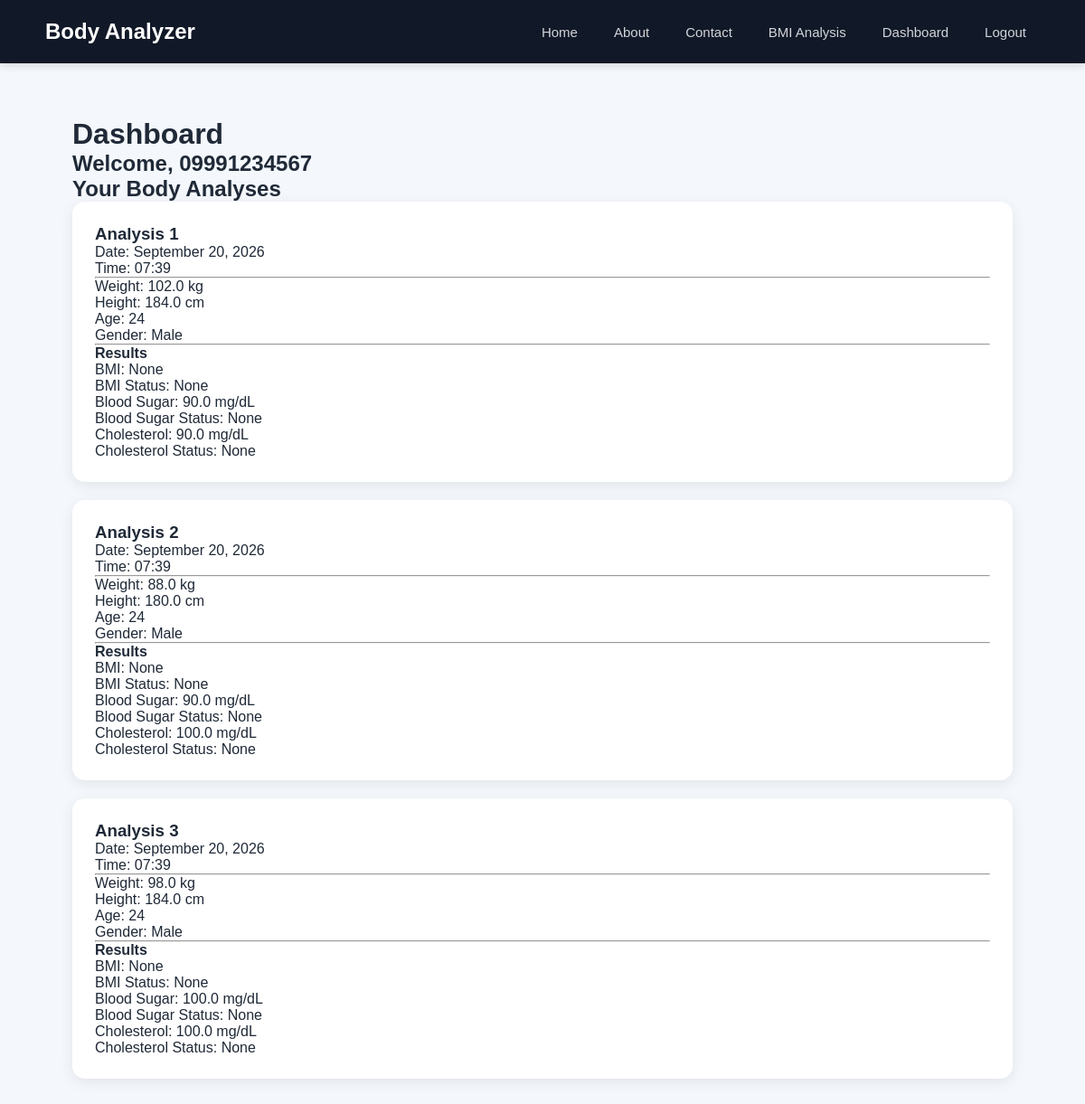
/accounts/dashboard/ (signed in), run on the app's committed database.
### Accounts/models.py (models this page shows)
class User(AbstractUser):
    username = None
    phone_number = models.CharField(
        max_length=11,
        unique=True
    )
    USERNAME_FIELD = 'phone_number'
    REQUIRED_FIELDS = []
    objects = UserManager()

### Analyzer/models.py (models this page shows)
class BodyAnalysis(models.Model):
    GENDER_CHOICES = [
        ('M', 'Male'),
        ('F', 'Female'),
    ]
    user = models.ForeignKey(
        settings.AUTH_USER_MODEL,
        on_delete=models.CASCADE
    )
    weight = models.FloatField()
    height = models.FloatField()
    age = models.IntegerField()
    gender = models.CharField(
        max_length=1,
        choices=GENDER_CHOICES
    )
    blood_sugar = models.FloatField()
    cholesterol = models.FloatField()
    bmi = models.FloatField(
        null=True,
        blank=True
    )
    bmi_status = models.CharField(
        max_length=20,
        null=True,
        blank=True
    )
    blood_sugar_status = models.CharField(
        max_length=20,
        null=True,
        blank=True
    )
    cholesterol_status = models.CharField(
        max_length=20,
        null=True,
        blank=True
    )
    created_at = models.DateTimeField(
        auto_now_add=True
    )

### Accounts/views.py (the view)
# urls.py: path('dashboard/', DashboardView.as_view(), name='dashboard'),
class DashboardView(LoginRequiredMixin, View):
    def get(self, request):
        analyses = BodyAnalysis.objects.filter(
            user=request.user
        ).order_by('-created_at')
        return render(
            request,
            'accounts/dashboard.html',
            {
                'analyses': analyses
            }
        )

### Accounts/templates/accounts/dashboard.html
{% extends 'base.html' %}
{% block content %}
<h1>Dashboard</h1>
<h2>Welcome, {{ user.phone_number }}</h2>
<h2>Your Body Analyses</h2>
{% if analyses %}
    {% for analysis in analyses %}
        <div class="analysis-card">
            <h3>Analysis {{ forloop.counter }}</h3>
            <p>
                Date:
                {{ analysis.created_at|date:"F d, Y" }}
            </p>
            <p>
                Time:
                {{ analysis.created_at|time:"H:i" }}
            </p>
            <hr>
            <p>
                Weight: {{ analysis.weight }} kg
            </p>
            <p>
                Height: {{ analysis.height }} cm
            </p>
            <p>
                Age: {{ analysis.age }}
            </p>
            <p>
                Gender: {{ analysis.get_gender_display }}
            </p>
            <hr>
            <h4>Results</h4>
            <p>
                BMI: {{ analysis.bmi }}
            </p>
            <p>
                BMI Status: {{ analysis.bmi_status }}
            </p>
            <p>
                Blood Sugar: {{ analysis.blood_sugar }} mg/dL
            </p>
            <p>
                Blood Sugar Status: {{ analysis.blood_sugar_status }}
            </p>
            <p>
                Cholesterol: {{ analysis.cholesterol }} mg/dL
            </p>
            <p>
                Cholesterol Status: {{ analysis.cholesterol_status }}
            </p>
        </div>
    {% endfor %}
{% else %}
    <p>
        You have no body analysis yet.
    </p>
{% endif %}
{% endblock %}

### templates/base.html (shortened to what this page needs)
<!DOCTYPE html>
<html lang="en">
<head>
</head>
<body>
    <nav>
        <a href="{% url 'Home:home' %}" class="logo">
            Body Analyzer
        </a>
        <div class="nav-links">
            <a href="{% url 'Home:home' %}">
                Home
            </a>
            <a href="{% url 'Home:about' %}">
                About
            </a>
            <a href="{% url 'Home:contact' %}">
                Contact
            </a>
            {% if user.is_authenticated %}
                <a href="{% url 'Analyzer:analysis' %}">
                    BMI Analysis
                </a>
                <a href="{% url 'Accounts:dashboard' %}">
                    Dashboard
                </a>
                <a href="{% url 'Accounts:logout' %}">
                    Logout
                </a>
            {% endif %}
        </div>
    </nav>
    <main>
        {% block content %}
        {% endblock %}
    </main>
</body>
</html>

### templates/base.html (style rules this page uses)
* { box-sizing: border-box; margin: 0; padding: 0; }
body { font-family: Arial, sans-serif; background-color: #f4f7fb; color: #1f2937; min-height: 100vh; }
nav { width: 100%; min-height: 70px; background-color: #111827; display: flex; align-items: center; justify-content: space-between; padding: 0 50px; box-shadow: 0 2px 10px rgba(0, 0, 0, 0.15); }
.logo { color: white; font-size: 24px; font-weight: bold; text-decoration: none; }
.nav-links { display: flex; align-items: center; gap: 10px; }
.nav-links a { color: #d1d5db; text-decoration: none; padding: 10px 15px; border-radius: 8px; font-size: 15px; transition: 0.2s; }
main { max-width: 1100px; margin: 0 auto; padding: 60px 30px; }
.analysis-card { background-color: white; padding: 25px; margin-bottom: 20px; border-radius: 14px; box-shadow: 0 4px 15px rgba(0, 0, 0, 0.08); }

### data on the page
User: phone_number "09991234567"
BodyAnalysis: created_at "September 20, 2026", created_at "07:39", weight "102.0", height "184.0", age "24", gender "Male", bmi "None", bmi_status "None", blood_sugar "90.0", blood_sugar_status "None", cholesterol "90.0", cholesterol_status "None"
BodyAnalysis: created_at "September 20, 2026", created_at "07:39", weight "88.0", height "180.0", age "24", gender "Male", bmi "None", bmi_status "None", blood_sugar "90.0", blood_sugar_status "None", cholesterol "100.0", cholesterol_status "None"
BodyAnalysis: created_at "September 20, 2026", created_at "07:39", weight "98.0", height "184.0", age "24", gender "Male", bmi "None", bmi_status "None", blood_sugar "100.0", blood_sugar_status "None", cholesterol "100.0", cholesterol_status "None"
